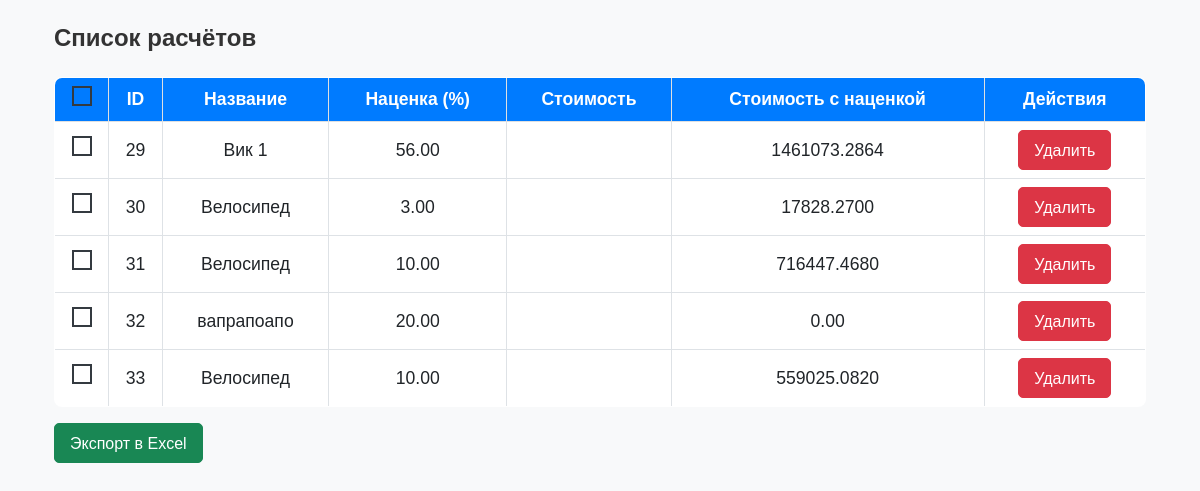
Before: /calculations/ with the older database file.
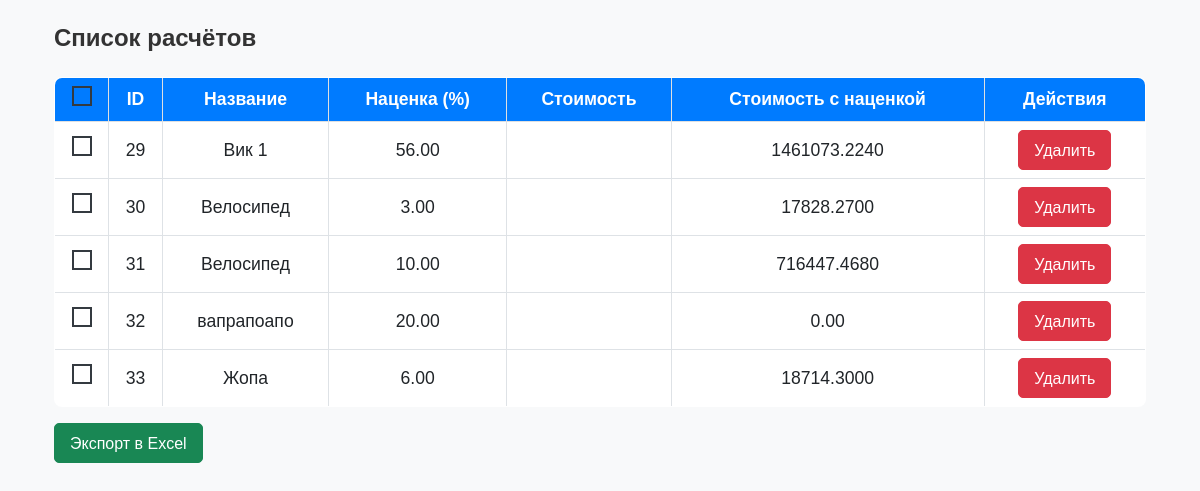
After: the same page with the newer database file.
### trades/models.py (models this page shows, shortened)
class Calculation(models.Model):
    title = models.CharField(max_length=255)
    markup = models.DecimalField(max_digits=5, decimal_places=2, default=0)
    created_at = models.DateTimeField(auto_now_add=True)
    def total_price_without_markup(self):
        return sum(item.total_price() for item in self.items.all())
    def total_price_with_markup(self):
        total = self.total_price_without_markup()
        return total + (total * self.markup / 100)

class CalculationItem(models.Model):
    calculation = models.ForeignKey(Calculation, related_name='items', on_delete=models.CASCADE)
    item = models.ForeignKey(Item, on_delete=models.CASCADE)
    quantity = models.PositiveIntegerField(default=1)
    def total_price(self):
        return self.item.price * self.quantity

class Item(models.Model):
    name = models.CharField(max_length=255, unique=True)
    price = models.DecimalField(max_digits=10, decimal_places=2)

### trades/views.py (the view, shortened to what this page needs)
# urls.py: path('calculations/', views.calculations_list, name='calculations_list'),
def calculations_list(request):
    calculations = Calculation.objects.all()
    return render(request, "trades/calculations_list.html", {"calculations": calculations})

### trades/templates/trades/calculations_list.html (shortened to what this page needs)
{% extends 'base.html' %}
{% block content %}
<div class="container my-4">
    <h2 class="mb-4">Список расчётов</h2>
    <form method="post">
        <table class="table table-bordered table-hover">
            <thead class="table-light">
                <tr>
                    <th><input type="checkbox" id="select_all"></th>
                    <th>ID</th>
                    <th>Название</th>
                    <th>Наценка (%)</th>
                    <th>Стоимость</th>
                    <th>Стоимость с наценкой</th>
                    <th>Действия</th>
                </tr>
            </thead>
            <tbody>
                {% for calc in calculations %}
                <tr>
                    <td>
                        <input type="checkbox" name="calc_ids" value="{{ calc.id }}">
                    </td>
                    <td>{{ calc.id }}</td>
                    <td>{{ calc.title }}</td>
                    <td>{{ calc.markup }}</td>
                    <td>{{ calc.total_price }}</td>
                    <td>{{ calc.total_price_with_markup }}</td>
                    <td>
                        <button type="submit" name="delete_calc" value="{{ calc.id }}" class="btn btn-danger btn-sm">
                            Удалить
                        </button>
                    </td>
                </tr>
                {% endfor %}
            </tbody>
        </table>
        <button type="submit" name="export_excel" value="1" class="btn btn-success">
            Экспорт в Excel
        </button>
    </form>
</div>
{% endblock %}

Changed rows visible on the page:
changed through a linked row, Calculation "Вик 1": total_price_with_markup "1461073.2864" → "1461073.2240"
changed Calculation id 33: title "Велосипед" → "Жопа"; markup "10.00" → "6.00"; total_price_with_markup "559025.0820" → "18714.3000"
